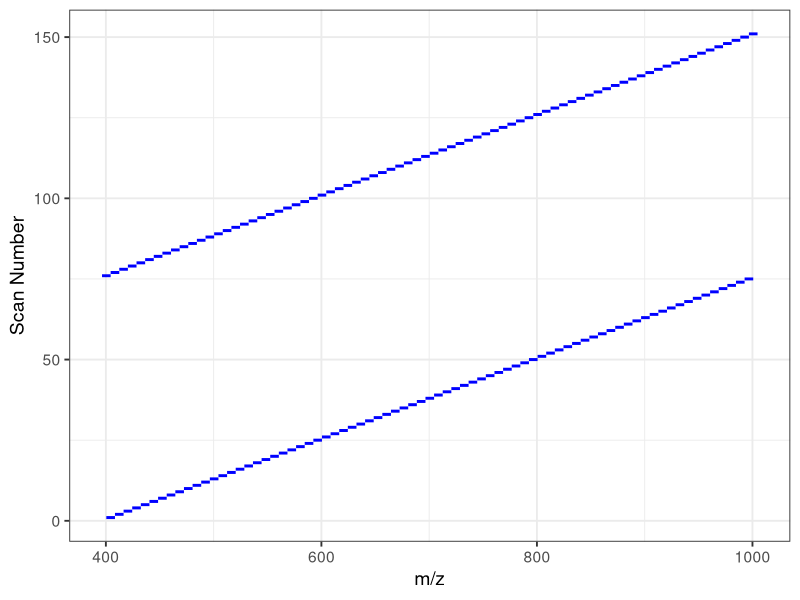

Recreate this plot in R.

# -------------------------------------------------------------------------


options(stringsAsFactors = FALSE)
library(tidyverse)

# -------------------------------------------------------------------------


start_mz <- 400
stop_mz <- 1000
num_windows <- 75

optimalMzIncrement <- 1.00045475

optimalMzConstant <- 0.25
# optimalMzConstant <- 0.241469079

increment <- ceiling((stop_mz - start_mz)/num_windows)


# Cycle 1 -----------------------------------------------------------------


cycle_1 <- data.frame(index = 0:(num_windows-1))

cycle_1$left <- start_mz + increment*cycle_1$index
cycle_1$right <- start_mz + increment*(cycle_1$index + 1)

cycle_1 <- cycle_1 %>% 
  mutate(start_mz = ceiling(left / optimalMzIncrement) * optimalMzIncrement + optimalMzConstant,
         stop_mz = ceiling(right / optimalMzIncrement) * optimalMzIncrement + optimalMzConstant,
         delta_mz = stop_mz - start_mz,
         center_mz = (stop_mz + start_mz) / 2) %>% 
  select(index, start_mz, center_mz, stop_mz, delta_mz)

 

# Cycle 2 -----------------------------------------------------------------

temp <- cycle_1$index[nrow(cycle_1)]

cycle_2 <- data.frame(index = 0:(num_windows))

cycle_2$left <- start_mz + increment*cycle_2$index - (0.5*increment)
cycle_2$right <- start_mz + increment*(cycle_2$index + 1) - (0.5*increment)

cycle_2 <- cycle_2 %>% 
  mutate(start_mz = ceiling(left / optimalMzIncrement) * optimalMzIncrement + optimalMzConstant,
         stop_mz = ceiling(right / optimalMzIncrement) * optimalMzIncrement + optimalMzConstant,
         delta_mz = stop_mz - start_mz,
         center_mz = (stop_mz + start_mz) / 2) %>% 
  select(index, start_mz, center_mz, stop_mz, delta_mz)


# Window Scheme -----------------------------------------------------------

window_scheme <- rbind(cycle_1, cycle_2) %>% 
  mutate(time = 1:nrow(.)) %>% 
  select(time, everything(), -index)

ggplot(window_scheme) +
  geom_linerange(aes(y = time, xmin = start_mz, xmax = stop_mz), size = 1, color = "blue") +
  theme_bw(base_size = 14) +
  labs(y = "Scan Number",
       x = "m/z")


# export ------------------------------------------------------------------


# export(window_scheme, file = paste0("DIA_Proteome_", num_windows, "_windows_", start_mz, "_", stop_mz, "_mz", ".csv"))

